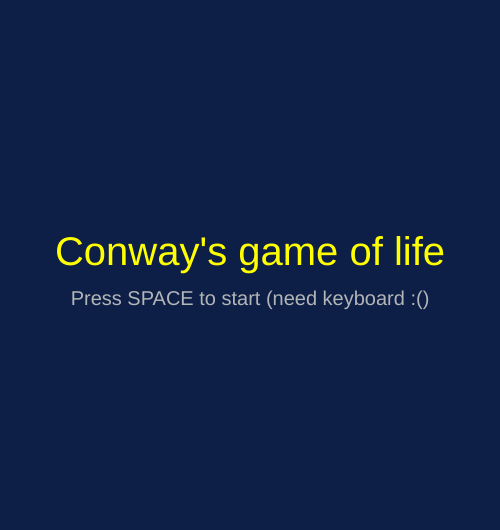
Frame 1 (no input)
Frame 60 (no input): identical to frame 1, image omitted
Frame 120 (the mouse pressed at the canvas centre since frame 60): identical to frame 1, image omitted

The p5.js sketch that drew this single still picture (run headless with seeded random() and noise() and a simulated clock; from frame 60 on, the mouse is pressed at the canvas centre):

// p5.js sketch
// ── sketch.js
// DIMENSIONS
let grid_columns = 100;
let grid_rows = 100;
let cell_size = 5;
let playing = false;
let time_delay = 100;

// COLORS
const BACKGROUND_COLOR = [13, 30, 71, 255]; 
const YELLOW_COLOR = [255,255,0,255]; //[255,220,90,255]; 
const GRID_COLOR = [255, 255, 0, 255];
const GRAY_COLOR = [179,182,183,255];

// DATA
let grid = [];

function draw_grid() {
  push();
  stroke(YELLOW_COLOR);
  strokeWeight(0.1);

  for (let x = 0; x < grid_columns; x++) {
    for (let y = 0; y < grid_rows; y++) {

      if (grid[x][y] == true) {
        fill(YELLOW_COLOR);
      } else noFill();

      rect(x * cell_size, y * cell_size, cell_size, cell_size);
    }
  }

  pop();
}

function adjust_coordinate(coordinate, lower, upper) {
  let result = coordinate;
  if (coordinate < lower) result = upper + coordinate;
  if (coordinate > upper) result = lower + (coordinate - upper);
  return result;
}

function calculate() {
  let output = [];
  for (let x = 0; x < grid_columns; x++) {

    output[x] = [];
    for (let y = 0; y < grid_rows; y++) {

      let alive_neighbors = 0;

      for (let ix = -1; ix < 2; ix++) {
        for (let iy = -1; iy < 2; iy++) {
          let tx = adjust_coordinate(x + ix, 0, grid_columns - 1);
          let ty = adjust_coordinate(y + iy, 0, grid_rows - 1);
          if (grid[tx][ty] == true) {
            alive_neighbors++;
          }
        }
      }
      if (grid[x][y] == true) {
        output[x][y] = true;
        alive_neighbors--;
        if (alive_neighbors < 2) output[x][y] = false;
        if (alive_neighbors > 3) output[x][y] = false;
      } else {
        output[x][y] = false;
        if (alive_neighbors == 3) output[x][y] = true;
      }
    }
  }
  grid = output;
}

let last;

function setup() {
  createCanvas(grid_columns * cell_size, grid_rows * cell_size+30);
}


function draw() {
  background(BACKGROUND_COLOR);

  if (!playing) {
    push();
    noStroke();
    fill(YELLOW_COLOR);
    textSize(40);
    let message = "Conway's game of life"
    text(message, width / 2 - textWidth(message) / 2, height / 2);
    textSize(20);
    fill(GRAY_COLOR);

    message = "Press SPACE to start (need keyboard :()"
    text(message, width / 2 - textWidth(message) / 2, height / 2+40);
    pop();
  } else {
    if (millis() > last + time_delay) {
      calculate();
      last = millis();
    }
    draw_grid();
    fill(GRAY_COLOR);
    noStroke();
    textSize(15);
    text("Press ESC to end", 5, height-10);
  }
}

function keyPressed()
{
  if ((keyCode==32) && !playing)
  {
    playing=true;
    for (let x = 0; x < grid_columns; x++) {
      grid[x] = [];
      for (let y = 0; y < grid_rows; y++) {
        if (random(0, 100) > 50) grid[x][y] = true; else grid[x][y] = false;
      }
    }
    last = millis();
  }

  if ((keyCode==ESCAPE) && playing)
  {
    playing=false;
  }


}
